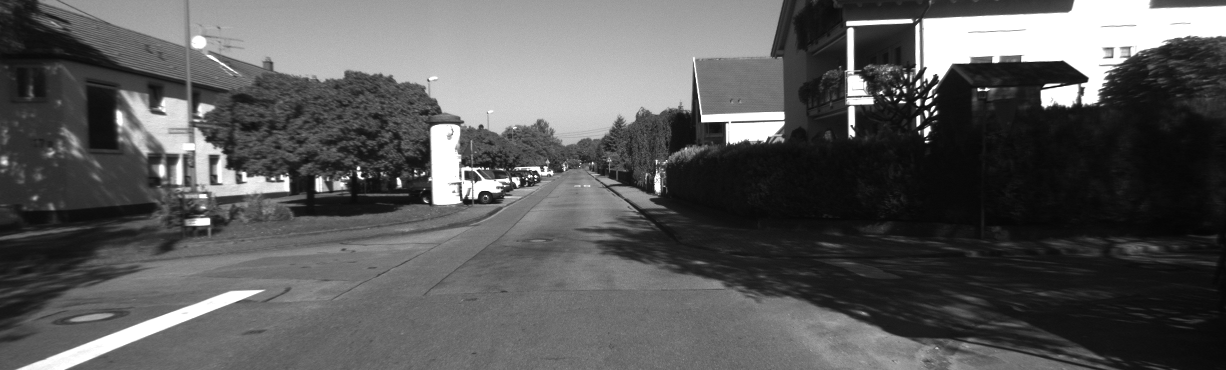
//> input picture images/correspondences_matching/000000.png, 1226 x 370 px
$ ./correspondences_matching   (built with g++ and OpenCV 4)
//> lines starting //> are read from the running program, lines starting //| are printed output that depends on the picture
### src/arguments_parser.hpp
#ifndef ARGUMENTS_PARSER_HPP
#define ARGUMENTS_PARSER_HPP

#include <algorithm>
#include <string>
#include <vector>

///
/// A simple utility command line parser for parsing parameters send to the
/// application
///

class ArgumentsParser {
private:
  std::vector<std::string> m_arguments;

public:
  // [17 lines left out: functions ArgumentsParser, getArg, argExists, not called in this run]
};

#endif

### src/correspondences_matching.cpp
#include "arguments_parser.hpp"
#include <opencv2/opencv.hpp>

void correspondencesMatching(cv::Mat img1, cv::Mat img2) {

  // Create SIFT (floating-point descriptors)
  cv::Ptr<cv::SIFT> sift = cv::SIFT::create();

  std::vector<cv::KeyPoint> keypoints1, keypoints2;
  cv::Mat descriptors1, descriptors2;

  sift->detectAndCompute(img1, cv::Mat(), keypoints1, descriptors1);
  sift->detectAndCompute(img2, cv::Mat(), keypoints2, descriptors2);

  //////////////////////// BFMatcher ////////////////////////////

  cv::BFMatcher matcher(cv::NORM_L2);
  std::vector<cv::DMatch> matches;
  cv::Mat img_matches;
  matcher.match(descriptors1, descriptors2, matches);
  cv::drawMatches(img1, keypoints1, img2, keypoints2, matches, img_matches);

  cv::imshow("BFMatcher", img_matches);
  cv::imwrite("BFMatcher.png", img_matches);
  cv::waitKey(0);

  //////////////////////// knnMatches ////////////////////////////

  std::vector<std::vector<cv::DMatch>> knnMatches;
  int k = 5;
  matcher.knnMatch(descriptors1, descriptors2, knnMatches, k);

  // Apply Lowe's ratio test to filter matches
  const float ratioThresh = 0.75f; // Lowe's ratio test threshold
  std::vector<cv::DMatch> goodMatches;
  for (const auto &knnMatch : knnMatches) {
    if (knnMatch.size() >= 2 &&
        knnMatch[0].distance < ratioThresh * knnMatch[1].distance) {
      goodMatches.push_back(knnMatch[0]);
    }
  }

  cv::Mat img_knn_matches;

  cv::drawMatches(img1, keypoints1, img2, keypoints2, goodMatches,
                  img_knn_matches);
  cv::imshow("KNN Matches", img_knn_matches);
  cv::imwrite("KNN_Matches.png", img_knn_matches);

  cv::waitKey(0);

  //////////////////////// radius matching ////////////////////////////
  cv::Ptr<cv::ORB> orb = cv::ORB::create();

  orb->detectAndCompute(img1, cv::noArray(), keypoints1, descriptors1);
  orb->detectAndCompute(img2, cv::noArray(), keypoints2, descriptors2);

  // Use BFMatcher with NORM_HAMMING (suitable for ORB descriptors)
  cv::BFMatcher radius_matcher(cv::NORM_HAMMING);

  // Perform radius matching
  const float maxDistance = 100.0f; // Radius threshold
  std::vector<std::vector<cv::DMatch>> radiusMatches;
  matcher.radiusMatch(descriptors1, descriptors2, radiusMatches, maxDistance);

  // Filter and collect matches for visualization
  std::vector<cv::DMatch> radiusGoodMatches;
  for (const auto &matches : radiusMatches) {
    for (const auto &match : matches) {
      if (match.distance < maxDistance) {
        radiusGoodMatches.push_back(match);
      }
    }
  }

  // Draw matches
  cv::Mat imgMatches;
  cv::drawMatches(img1, keypoints1, img2, keypoints2, radiusMatches,
                  imgMatches);

  // Display the result
  cv::imshow("Radius Match", imgMatches);
  cv::imwrite("Radius_Match.png", img_knn_matches);

  cv::waitKey(0);
}

int main(int argc, char **argv) {

  std::string image_path1 = "../../images/correspondences_matching/000000.png";

  std::string image_path2 = "../../images/correspondences_matching/000001.png";

  cv::Mat img1 = cv::imread(image_path1, cv::IMREAD_ANYCOLOR);
//> img1 is the input picture: 370 rows x 1226 cols, CV_8UC1; min 5, max 255, mean 89.8
  cv::Mat img2 = cv::imread(image_path2, cv::IMREAD_ANYCOLOR);
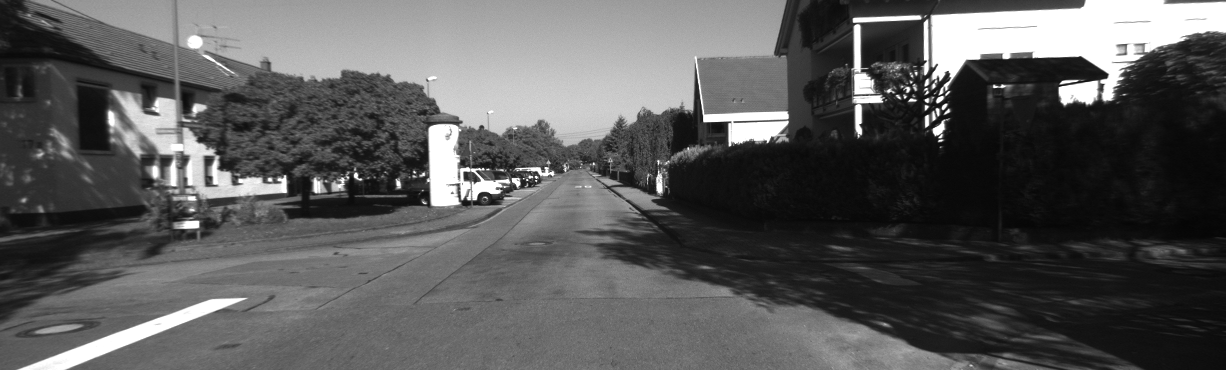
//> input picture images/correspondences_matching/000001.png, 1226 x 370 px
//> img2 is the input picture: 370 rows x 1226 cols, CV_8UC1; min 5, max 255, mean 89.6

  correspondencesMatching(img1, img2);
//> in correspondencesMatching, `sift->detectAndCompute(img1, cv::Mat(), keypoints1, descriptors1);`: keypoints1 = 1488 keypoints; strongest (x, y, size): (918, 102, 3.8), (927, 130, 5.1), (535, 176, 1.8), (928, 102, 3.7)
//> in correspondencesMatching, `sift->detectAndCompute(img2, cv::Mat(), keypoints2, descriptors2);`: keypoints2 = 1499 keypoints; strongest (x, y, size): (927, 100, 2.8), (926, 107, 2.8), (536, 177, 1.8), (995, 86, 2.4)
//> in correspondencesMatching, `matcher.match(descriptors1, descriptors2, matches);`: matches = 1488 matches
//> in correspondencesMatching, `cv::drawMatches(img1, keypoints1, img2, keypoints2, matches, img_match..`:
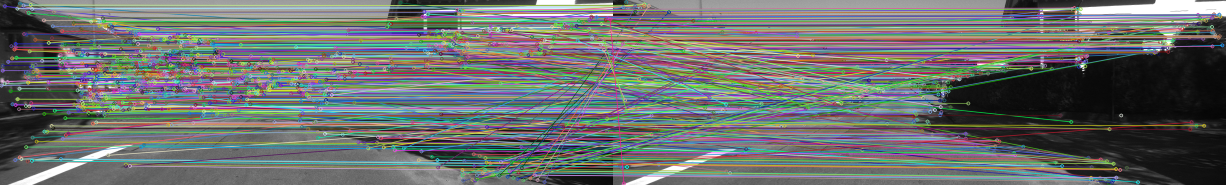
//> img_matches: 370 rows x 2452 cols, CV_8UC3 (shown at 1/2 size); mean B, G, R 109.2, 111.1, 107.4
//> after the loop in correspondencesMatching, `for (const auto &knnMatch : knnMatches)`: goodMatches = 875 matches
//> in correspondencesMatching, `cv::drawMatches(img1, keypoints1, img2, keypoints2, goodMatches, img_k..`:
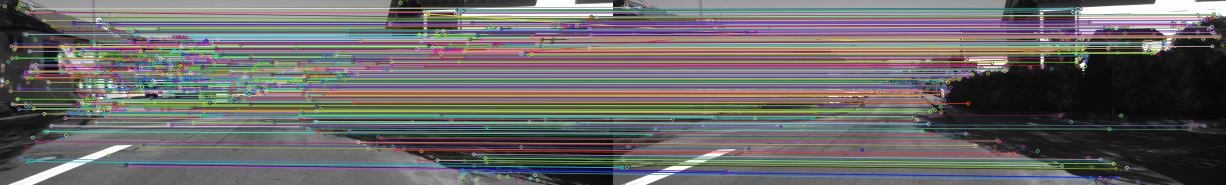
//> img_knn_matches: 370 rows x 2452 cols, CV_8UC3 (shown at 1/2 size); mean B, G, R 103.3, 104, 105.6
//> in correspondencesMatching, `orb->detectAndCompute(img1, cv::noArray(), keypoints1, descriptors1);`: keypoints1 = 500 keypoints; strongest (x, y, size): (928, 95, 31), (918, 103, 37.2), (931, 109, 31), (918, 104, 31)
//> in correspondencesMatching, `orb->detectAndCompute(img2, cv::noArray(), keypoints2, descriptors2);`: keypoints2 = 500 keypoints; strongest (x, y, size): (927, 107, 31), (942, 92, 31), (925, 106, 31), (909, 89, 31)
//> in correspondencesMatching, `matcher.radiusMatch(descriptors1, descriptors2, radiusMatches, maxDist..`: radiusMatches = 500 matches
//> the loop in correspondencesMatching, `for (const auto &matches : radiusMatches)` made 500 passes
//> matches on passes 1 to 3: 0 matches, 0 matches, 0 matches
//> after the loop in correspondencesMatching, `for (const auto &matches : radiusMatches)`: radiusGoodMatches = 14 matches
//> in correspondencesMatching, `cv::drawMatches(img1, keypoints1, img2, keypoints2, radiusMatches, img..`:
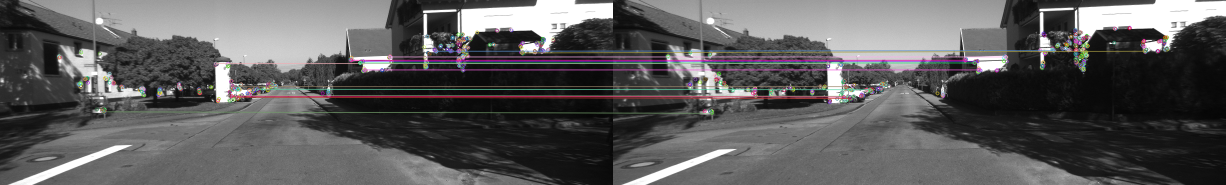
//> imgMatches: 370 rows x 2452 cols, CV_8UC3 (shown at 1/2 size); mean B, G, R 91.4, 90.8, 91.9

  return 0;
}
